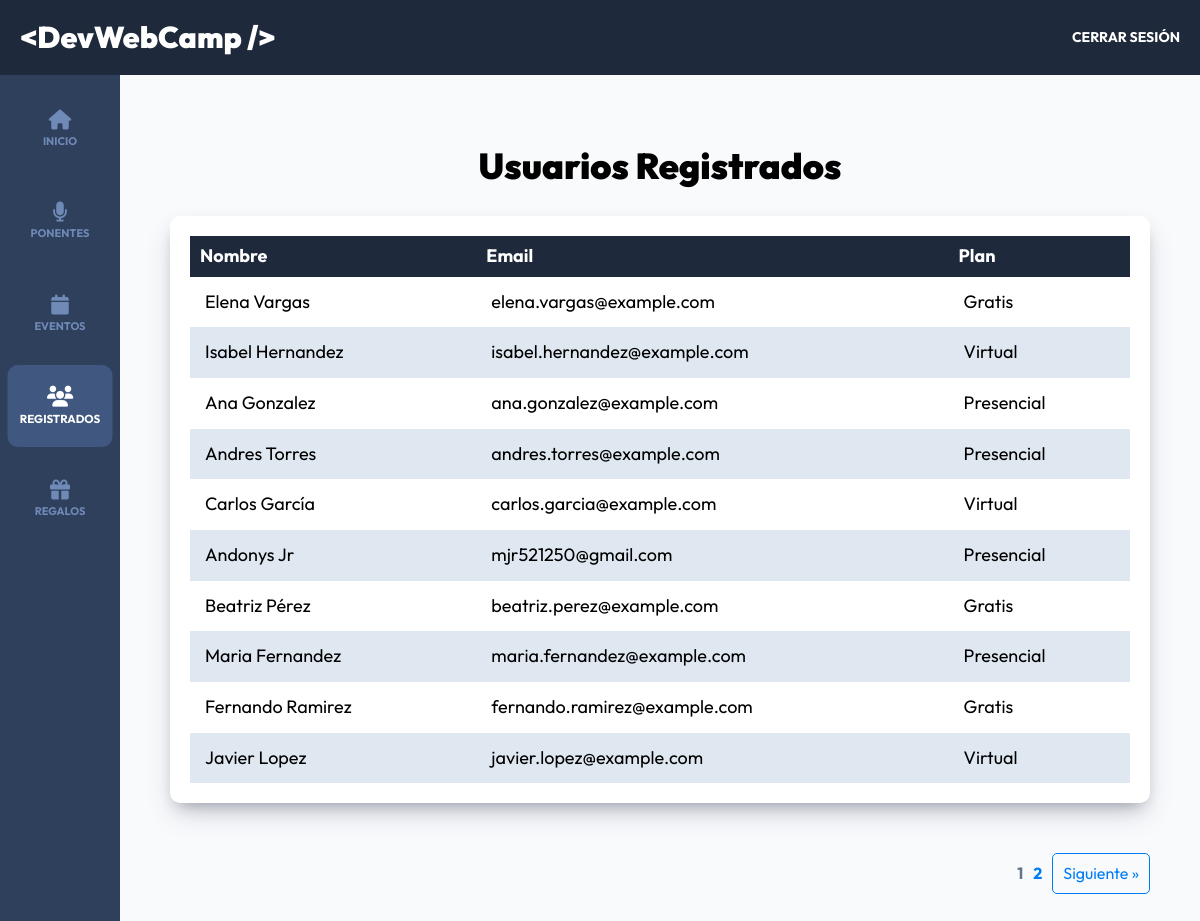
The app's page /admin/registrados?page=1 (signed in) with its own data.
### tables this page shows
CREATE TABLE `registros` (
  `id` int NOT NULL AUTO_INCREMENT,
  `paquete_id` int DEFAULT NULL,
  `pago_id` varchar(30) DEFAULT NULL,
  `token` varchar(8) DEFAULT NULL,
  `usuario_id` int DEFAULT NULL,
  `regalo_id` int DEFAULT NULL,
  PRIMARY KEY (`id`),
  KEY `usuarioId` (`usuario_id`),
  KEY `paquete_id` (`paquete_id`),
  KEY `registros_regalos_FK` (`regalo_id`),
  CONSTRAINT `registros_ibfk_1` FOREIGN KEY (`usuario_id`) REFERENCES `usuarios` (`id`) ON DELETE CASCADE ON UPDATE CASCADE,
  CONSTRAINT `registros_ibfk_2` FOREIGN KEY (`paquete_id`) REFERENCES `paquetes` (`id`) ON DELETE RESTRICT ON UPDATE RESTRICT,
  CONSTRAINT `registros_regalos_FK` FOREIGN KEY (`regalo_id`) REFERENCES `regalos` (`id`) ON DELETE SET NULL ON UPDATE CASCADE
);

CREATE TABLE `usuarios` (
  `id` int NOT NULL AUTO_INCREMENT,
  `nombre` varchar(60) DEFAULT NULL,
  `apellido` varchar(60) DEFAULT NULL,
  `email` varchar(255) DEFAULT NULL,
  `password` varchar(60) DEFAULT NULL,
  `confirmado` tinyint(1) DEFAULT NULL,
  `token` varchar(32) DEFAULT NULL,
  `admin` tinyint(1) DEFAULT NULL,
  PRIMARY KEY (`id`),
  UNIQUE KEY `email` (`email`)
);

CREATE TABLE `paquetes` (
  `id` int NOT NULL AUTO_INCREMENT,
  `nombre` varchar(30) DEFAULT NULL,
  PRIMARY KEY (`id`)
);

### controllers/RegistradosController.php (called while the page is built, shortened)
<?php
class RegistradosController
{
    public static function index(Router $router)
    {
        $pagina_actual = $_GET['page'] ?? null;
        $pagina_actual = filter_var($pagina_actual, FILTER_VALIDATE_INT);
        $registros_por_pagina = 10;
        $total = Registro::total();
        $paginacion = new Paginacion($pagina_actual, $registros_por_pagina, $total);
        $registros = Registro::paginar($registros_por_pagina, $paginacion->offset());
        $alertas = Registro::getAlertas();
        foreach ($registros as $registro) {
            $registro->usuario = Usuario::find($registro->usuario_id);
            $registro->paquete = Paquete::find($registro->paquete_id);
        }
        $router->render('admin/registrados/index', [
            'titulo' => 'Usuarios Registrados',
            'registros' => $registros,
            'paginacion' => $paginacion->paginacion(),
            'alertas' => $alertas
        ]);
    }
}

### public/index.php (called while the page is built, shortened)
<?php
$router = new Router();
$router->get('/login', [AuthController::class, 'login']);
$router->post('/login', [AuthController::class, 'login']);
$router->post('/logout', [AuthController::class, 'logout']);
$router->get('/registro', [AuthController::class, 'registro']);
$router->post('/registro', [AuthController::class, 'registro']);
$router->get('/olvide', [AuthController::class, 'olvide']);
$router->post('/olvide', [AuthController::class, 'olvide']);
$router->get('/reestablecer', [AuthController::class, 'reestablecer']);
$router->post('/reestablecer', [AuthController::class, 'reestablecer']);
$router->get('/mensaje', [AuthController::class, 'mensaje']);
$router->get('/confirmar-cuenta', [AuthController::class, 'confirmar']);
$router->get('/admin/dashboard', [DashboardController::class, 'index']);
$router->get('/admin/ponentes', [PonentesController::class, 'index']);
$router->get('/admin/ponentes/crear', [PonentesController::class, 'crear']);
$router->post('/admin/ponentes/crear', [PonentesController::class, 'crear']);
$router->get('/admin/ponentes/editar', [PonentesController::class, 'editar']);
$router->post('/admin/ponentes/editar', [PonentesController::class, 'editar']);
$router->post('/admin/ponentes/eliminar', [PonentesController::class, 'eliminar']);
$router->get('/api/ponentes', [APIPonentes::class, 'index']);
$router->get('/api/ponente', [APIPonentes::class, 'ponente']);
$router->get('/admin/eventos', [EventosController::class, 'index']);
$router->get('/admin/eventos/crear', [EventosController::class, 'crear']);
$router->post('/admin/eventos/crear', [EventosController::class, 'crear']);
$router->get('/admin/eventos/editar', [EventosController::class, 'editar']);
$router->post('/admin/eventos/editar', [EventosController::class, 'editar']);
$router->post('/admin/eventos/eliminar', [EventosController::class, 'eliminar']);
$router->get('/api/eventos-horario', [APIEventos::class, 'index']);
$router->get('/api/eventos', [APIGraficos::class, 'eventos']);
$router->get('/admin/registrados', [RegistradosController::class, 'index']);
$router->get('/admin/regalos', [RegalosController::class, 'index']);
$router->get('/admin/regalos/crear', [RegalosController::class, 'crear']);
$router->post('/admin/regalos/crear', [RegalosController::class, 'crear']);
$router->get('/admin/regalos/editar', [RegalosController::class, 'editar']);
$router->post('/admin/regalos/editar', [RegalosController::class, 'editar']);
$router->post('/admin/regalos/eliminar', [RegalosController::class, 'eliminar']);
$router->get('/api/regalos', [APIGraficos::class, 'regalos']);
$router->get('/api/ingresos', [APIGraficos::class, 'ingresos']);
$router->get('/finalizar-registro', [RegistroController::class, 'crear']);
$router->post('/finalizar-registro/gratis', [RegistroController::class, 'gratis']);
$router->post('/finalizar-registro/pagar', [RegistroController::class, 'pagar']);
$router->get('/finalizar-registro/conferencias', [RegistroController::class, 'conferencias']);
$router->post('/finalizar-registro/conferencias', [RegistroController::class, 'conferencias']);
$router->get('/boleto', [RegistroController::class, 'boleto']);
$router->get('/', [PaginasController::class, 'index']);
$router->get('/devwebcamp', [PaginasController::class, 'evento']);
$router->get('/paquetes', [PaginasController::class, 'paquetes']);
$router->get('/workshops-conferencias', [PaginasController::class, 'conferencias']);
$router->get('/404', [PaginasController::class, 'error']);
$router->comprobarRutas();

### models/ActiveRecord.php (called while the page is built, shortened)
<?php
class ActiveRecord
{
    protected static $db;
    protected static $tabla = '';
    public static function setDB($database)
    {
        self::$db = $database;
    }
    public static function consultarSQL($query)
    {
        $resultado = self::$db->query($query);
        $array = [];
        while ($registro = $resultado->fetch_assoc()) {
            $array[] = static::crearObjeto($registro);
        }
        return $array;
    }
    protected static function crearObjeto($registro)
    {
        $objeto = new static;
        foreach ($registro as $key => $value) {
            if (property_exists($objeto, $key)) {
                $objeto->$key = $value;
            }
        }
        return $objeto;
    }
    public static function find($id)
    {
        $query = "SELECT * FROM " . static::$tabla  . " WHERE id = {$id}";
        $resultado = self::consultarSQL($query);
        return array_shift($resultado);
    }
    public static function paginar($por_pagina, $offset)
    {
        $query = "SELECT * FROM " . static::$tabla . " ORDER BY id DESC LIMIT {$por_pagina} OFFSET {$offset}";
        $resultado = self::consultarSQL($query);
        return $resultado;
    }
    public static function total($columna = '', $valor = '')
    {
        $query = "SELECT COUNT(*) FROM " . static::$tabla;
        $resultado = self::$db->query($query);
        $total = $resultado->fetch_array();
        return array_shift($total);
    }
}

### views/admin/registrados/index.php (the view)
<h2 class="dashboard__heading"><?php echo $titulo; ?></h2>
<div class="dashboard__contenedor">
    <?php if (!empty($registros)) { ?>
        <table class="table">
            <thead class="table__thead">
                <tr>
                    <th scope="col" class="table__th">Nombre</th>
                    <th scope="col" class="table__th">Email</th>
                    <th scope="col" class="table__th">Plan</th>
                </tr>
            </thead>
            <tbody class="table__tbody">
                <?php foreach ($registros as $registro) : ?>
                    <tr class="table__tr">
                        <td class="table__td">
                            <?php echo $registro->usuario->nombre . " " . $registro->usuario->apellido; ?>
                        </td>
                        <td class="table__td">
                            <?php echo $registro->usuario->email; ?>
                        </td>
                        <td class="table__td">
                            <?php echo $registro->paquete->nombre; ?>
                        </td>
                    </tr>
                    <?php endforeach; ?>
            </tbody>
        </table>
    <?php } else { ?>
        <p class="text-center">No hay Registros Aun</p>
    <?php } ?>
</div>
<?php
echo $paginacion;

### public/build/css/app.css (style rules this page uses)
html { line-height: 1.15; -webkit-text-size-adjust: 100%; }
body { margin: 0; }
html { font-size: 62.5%; box-sizing: border-box; height: 100%; }
*, *:before, *:after { box-sizing: inherit; }
body { font-family: "Outfit", sans-serif; font-size: 1.8rem; }
h1, h2, h3 { font-family: "Outfit", sans-serif; font-weight: 900; margin: 2rem 0; }
h2 { font-size: 3.6rem; }
[class$=__heading] { font-family: "Outfit", sans-serif; font-weight: 900; margin: 2rem 0; margin: 6rem 0 3rem 0; text-align: center; }
.dashboard { height: 100%; display: flex; flex-direction: column; background-color: #f8fafc; }
.dashboard__contenedor, .dashboard__formulario { box-shadow: rgba(50, 50, 93, 0.25) 0px 13px 27px -5px, rgba(0, 0, 0, 0.3) 0px 8px 16px -8px; }
.dashboard__contenedor, .dashboard__formulario { background-color: #ffffff; padding: 2rem; border-radius: 1rem; }
.table { width: 100%; border-collapse: collapse; }
.table__thead { background-color: #1e293b; color: #ffffff; }
.table__th { padding: 1rem; text-align: left; }
.table__tr:nth-child(even) { background-color: #dfe8f1; }
.table__td, .table__td--acciones { padding: 1.5rem; }

### records on screen
registros: usuario.nombre "Elena", usuario.apellido "Vargas", usuario.email "elena.vargas@example.com", paquete.nombre "Gratis"
registros: usuario.nombre "Isabel", usuario.apellido "Hernandez", usuario.email "isabel.hernandez@example.com", paquete.nombre "Virtual"
registros: usuario.nombre "Ana", usuario.apellido "Gonzalez", usuario.email "ana.gonzalez@example.com", paquete.nombre "Presencial"
registros: usuario.nombre "Andres", usuario.apellido "Torres", usuario.email "andres.torres@example.com", paquete.nombre "Presencial"
registros: usuario.nombre "Carlos", usuario.apellido "García", usuario.email "carlos.garcia@example.com", paquete.nombre "Virtual"
registros: usuario.nombre "Andonys", usuario.apellido "Jr", usuario.email "mjr521250@gmail.com", paquete.nombre "Presencial"
registros: usuario.nombre "Beatriz", usuario.apellido "Pérez", usuario.email "beatriz.perez@example.com", paquete.nombre "Gratis"
registros: usuario.nombre "Maria", usuario.apellido "Fernandez", usuario.email "maria.fernandez@example.com", paquete.nombre "Presencial"
registros: usuario.nombre "Fernando", usuario.apellido "Ramirez", usuario.email "fernando.ramirez@example.com", paquete.nombre "Gratis"
registros: usuario.nombre "Javier", usuario.apellido "Lopez", usuario.email "javier.lopez@example.com", paquete.nombre "Virtual"

### other values on screen
$titulo "Usuarios Registrados"
